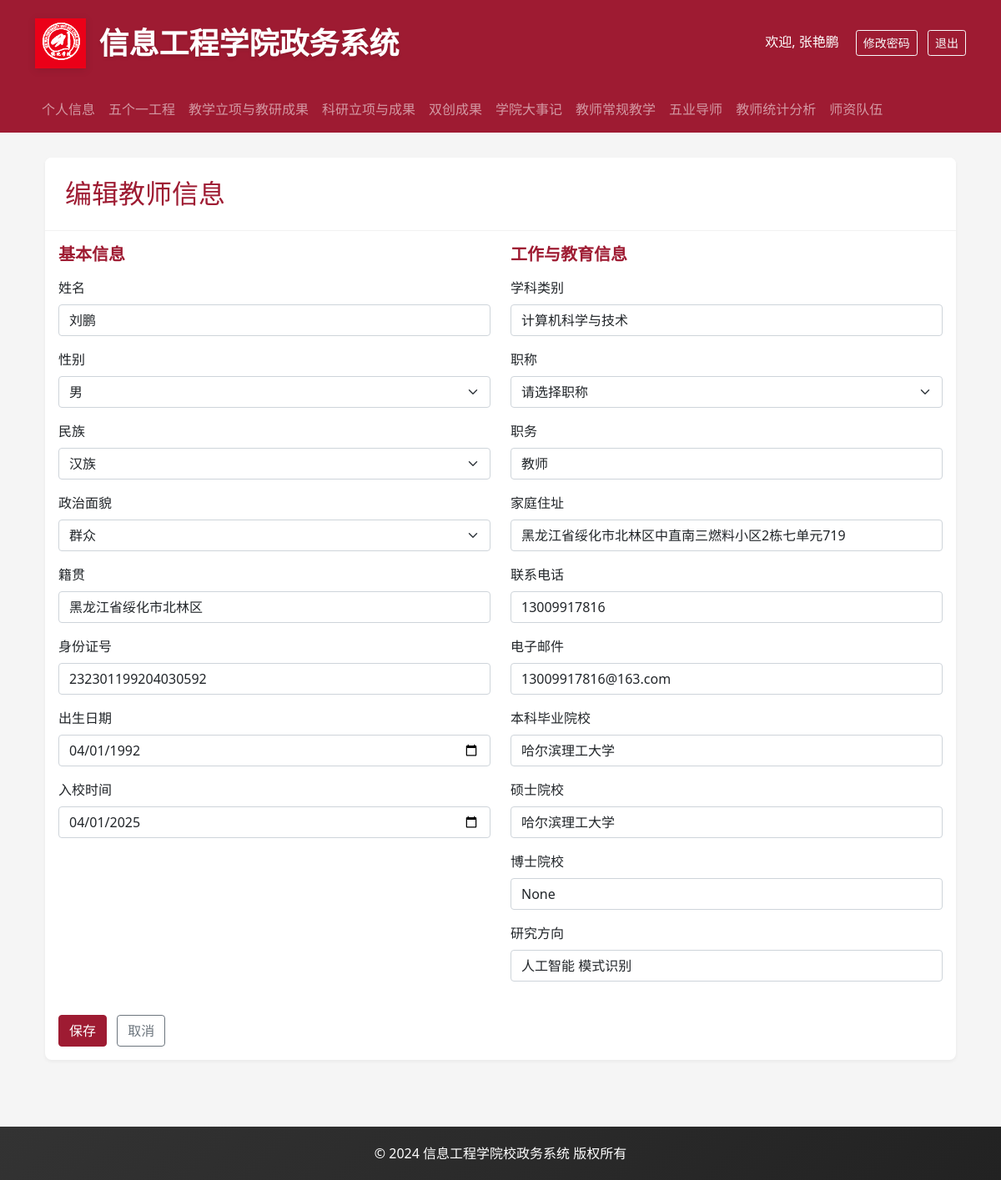
Screenshot of /teacher/38/edit (signed in) with the database file from the repository.
### backend/models.py (models this page shows, shortened)
class User(UserMixin, db.Model):
    __tablename__ = 'users'
    id = db.Column(db.Integer, primary_key=True)
    username = db.Column(db.String(80), unique=True, nullable=False)
    password_hash = db.Column(db.String(128))
    role = db.Column(db.String(20), nullable=False)  # admin, teacher, student
    name = db.Column(db.String(80))
    gender = db.Column(db.String(10))
    birth_date = db.Column(db.Date)
    email = db.Column(db.String(120), unique=True)
    phone = db.Column(db.String(20))
    employee_number = db.Column(db.String(20))
    ethnicity = db.Column(db.String(50))  # 民族
    id_number = db.Column(db.String(18))  # 身份证号
    political_status = db.Column(db.String(50))  # 政治面貌
    party_join_date = db.Column(db.Date)  # 入党时间
    party_branch = db.Column(db.String(100))  # 所属党支部
    hometown = db.Column(db.String(100))  # 籍贯
    address = db.Column(db.String(200))  # 家庭住址
    education_level = db.Column(db.String(50))  # 学历
    education_date = db.Column(db.Date)  # 获得学历时间
    degree = db.Column(db.String(50))  # 学位
    degree_date = db.Column(db.Date)  # 获得学位时间
    bachelor_school = db.Column(db.String(100))  # 本科毕业学校
    master_school = db.Column(db.String(100))  # 硕士毕业学校
    phd_school = db.Column(db.String(100))  # 博士毕业学校
    major = db.Column(db.String(100))  # 专业
    teaching_group = db.Column(db.String(100))  # 教研室
    is_dual_teacher = db.Column(db.String(10))  # 是否双师
    award_title = db.Column(db.String(100))  # 获得奖励称号
    talent_title = db.Column(db.String(100))  # 人才称号
    research_direction = db.Column(db.String(200))  # 研究方向
    work_start_date = db.Column(db.Date)  # 入校时间
    career_start_date = db.Column(db.Date)  # 参加工作时间
    highest_title = db.Column(db.String(50))  # 最高级职称
    highest_title_date = db.Column(db.Date)  # 获得最高级职称时间
    position = db.Column(db.String(50))  # 职务
    subject = db.Column(db.String(50))  # 学科
    department = db.Column(db.String(100))  # 所属院系
    photo_path = db.Column(db.String(200))  # 照片路径
    teaching_team = db.Column(db.String(100))  # 所属教学团队
    research_team = db.Column(db.String(100))  # 所属科研团队
    project_group = db.Column(db.String(100))  # 所属课题组
    hire_date = db.Column(db.Date)             # 入职日期

### backend/app.py (the view, shortened to what this page needs)
@app.route('/teacher/<int:id>/edit', methods=['GET', 'POST'])
@login_required
def edit_teacher_old(id):
    teacher = User.query.get_or_404(id)
    if current_user.username not in ADMIN_TEACHERS and current_user.id != id:
        flash('您没有权限编辑此教师信息')
        return redirect(url_for('index'))
    return render_template('edit_teacher.html', teacher=teacher)

### backend/app.py (called while the page is built)
@login_manager.user_loader
def load_user(user_id):
    return User.query.get(int(user_id))

### frontend/templates/edit_teacher.html (shortened to what this page needs)
{% extends "base.html" %}
{% block content %}
<div class="container">
    <div class="card">
        <div class="card-header">
            <h2 class="mb-0 text-primary-color">{{ '编辑' if teacher else '新增' }}教师信息</h2>
        </div>
        <div class="card-body">
            <form method="post">
                <div class="row">
                    <div class="col-md-6">
                        <h5 class="section-title">基本信息</h5>
                        <div class="mb-3">
                            <label for="name" class="form-label">姓名</label>
                            <input type="text" class="form-control" id="name" name="name" value="{{ teacher.name if teacher else '' }}" required>
                        </div>
                        <div class="mb-3">
                            <label for="gender" class="form-label">性别</label>
                            <select class="form-select" id="gender" name="gender" required>
                                <option value="男" {{ 'selected' if teacher and teacher.gender == '男' else '' }}>男</option>
                            </select>
                        </div>
                        <div class="mb-3">
                            <label for="ethnicity" class="form-label">民族</label>
                            <select class="form-select" id="ethnicity" name="ethnicity" required>
                                <option value="汉族" {{ 'selected' if teacher and teacher.ethnicity == '汉族' else '' }}>汉族</option>
                            </select>
                        </div>
                        <div class="mb-3">
                            <label for="political_status" class="form-label">政治面貌</label>
                            <select class="form-select" id="political_status" name="political_status" required>
                                <option value="群众" {{ 'selected' if teacher and teacher.political_status == '群众' else '' }}>群众</option>
                            </select>
                        </div>
                        <div class="mb-3">
                            <label for="hometown" class="form-label">籍贯</label>
                            <input type="text" class="form-control" id="hometown" name="hometown" value="{{ teacher.hometown if teacher else '' }}">
                        </div>
                        <div class="mb-3">
                            <label for="id_number" class="form-label">身份证号</label>
                            <input type="text" class="form-control" id="id_number" name="id_number" value="{{ teacher.id_number if teacher else '' }}" pattern="[0-9Xx]{18}" maxlength="18" required>
                        </div>
                        <div class="mb-3">
                            <label for="birth_date" class="form-label">出生日期</label>
                            <input type="date" class="form-control" id="birth_date" name="birth_date" value="{{ teacher.birth_date if teacher else '' }}" required>
                        </div>
                        <div class="mb-3">
                            <label for="work_start_date" class="form-label">入校时间</label>
                            <input type="date" class="form-control" id="work_start_date" name="work_start_date" value="{{ teacher.work_start_date if teacher else '' }}" required>
                        </div>
                    </div>
                    <div class="col-md-6">
                        <h5 class="section-title">工作与教育信息</h5>
                        <div class="mb-3">
                            <label for="major" class="form-label">学科类别</label>
                            <input type="text" class="form-control" id="major" name="major" value="{{ teacher.major if teacher else '' }}" required>
                        </div>
                        <div class="mb-3">
                            <label for="title" class="form-label">职称</label>
                            <select class="form-select" id="title" name="title" required autocomplete="off">
                                <option value="" disabled selected>请选择职称</option>
                            </select>
                        </div>
                        <div class="mb-3">
                            <label for="position" class="form-label">职务</label>
                            <input type="text" class="form-control" id="position" name="position" value="{{ teacher.position if teacher else '' }}">
                        </div>
                        <div class="mb-3">
                            <label for="address" class="form-label">家庭住址</label>
                            <input type="text" class="form-control" id="address" name="address" value="{{ teacher.address if teacher else '' }}">
                        </div>
                        <div class="mb-3">
                            <label for="phone" class="form-label">联系电话</label>
                            <input type="tel" class="form-control" id="phone" name="phone" value="{{ teacher.phone if teacher else '' }}">
                        </div>
                        <div class="mb-3">
                            <label for="email" class="form-label">电子邮件</label>
                            <input type="email" class="form-control" id="email" name="email" value="{{ teacher.email if teacher else '' }}" placeholder="example@example.com">
                        </div>
                        <div class="mb-3">
                            <label for="bachelor_school" class="form-label">本科毕业院校</label>
                            <input type="text" class="form-control" id="bachelor_school" name="bachelor_school" value="{{ teacher.bachelor_school if teacher else '' }}" required>
                        </div>
                        <div class="mb-3">
                            <label for="master_school" class="form-label">硕士院校</label>
                            <input type="text" class="form-control" id="master_school" name="master_school" value="{{ teacher.master_school if teacher else '' }}">
                        </div>
                        <div class="mb-3">
                            <label for="phd_school" class="form-label">博士院校</label>
                            <input type="text" class="form-control" id="phd_school" name="phd_school" value="{{ teacher.phd_school if teacher else '' }}">
                        </div>
                        <div class="mb-3">
                            <label for="research_direction" class="form-label">研究方向</label>
                            <input type="text" class="form-control" id="research_direction" name="research_direction" value="{{ teacher.research_direction if teacher else '' }}" required>
                        </div>
                    </div>
                </div>
                <div class="mt-4">
                    <button type="submit" class="btn btn-danger">保存</button>
                    <a href="{{ url_for('teachers') }}" class="btn btn-outline-secondary ms-2">取消</a>
                </div>
            </form>
        </div>
    </div>
</div>
{% endblock %}

### frontend/templates/base.html (shortened to what this page needs)
<!DOCTYPE html>
<html lang="zh">
<head>
    <link href="https://cdn.jsdelivr.net/npm/bootstrap@5.1.3/dist/css/bootstrap.min.css" rel="stylesheet">
    <link rel="stylesheet" href="https://cdn.jsdelivr.net/npm/bootstrap-icons@1.8.1/font/bootstrap-icons.css">
</head>
<body>
    <header class="header">
        <div class="container">
            <div class="d-flex align-items-center justify-content-between">
                <div class="d-flex align-items-center">
                    <img src="{{ url_for('static', filename='logo.png') }}" alt="信息工程学院" class="logo me-3">
                    <h1>信息工程学院政务系统</h1>
                </div>
                {% if current_user.is_authenticated %}
                <div>
                    <span class="text-white me-3">欢迎, {{ current_user.name }}</span>
                    <button class="btn btn-outline-light btn-sm me-2" data-bs-toggle="modal" data-bs-target="#changePasswordModal">
                        修改密码
                    </button>
                    <a href="{{ url_for('logout') }}" class="btn btn-outline-light btn-sm">退出</a>
                </div>
                {% endif %}
            </div>
        </div>
    </header>
    {% if current_user.is_authenticated %}
    <nav class="navbar navbar-expand-lg navbar-dark bg-danger">
        <div class="container">
            <div class="collapse navbar-collapse" id="navbarNav">
                <ul class="navbar-nav me-auto">
                    <li class="nav-item">
                        <a class="nav-link {% if request.endpoint == 'profile' %}active{% endif %}" href="{{ url_for('profile') }}">个人信息</a>
                    </li>
                    <li class="nav-item">
                        <a class="nav-link {% if request.endpoint == 'five_one' %}active{% endif %}" href="{{ url_for('five_one') }}">五个一工程</a>
                    </li>
                    <li class="nav-item">
                        <a class="nav-link {% if request.endpoint == 'teaching_research' %}active{% endif %}" href="{{ url_for('teaching_research') }}">教学立项与教研成果</a>
                    </li>
                    <li class="nav-item">
                        <a class="nav-link {% if request.endpoint == 'scientific_research' %}active{% endif %}" href="{{ url_for('scientific_research') }}">科研立项与成果</a>
                    </li>
                    <li class="nav-item">
                        <a class="nav-link {% if request.endpoint == 'innovation_achievements' %}active{% endif %}" href="{{ url_for('innovation_achievements') }}">双创成果</a>
                    </li>
                    <li class="nav-item">
                        <a class="nav-link {% if request.endpoint == 'college_events' %}active{% endif %}" href="{{ url_for('college_events') }}">学院大事记</a>
                    </li>
                    <li class="nav-item">
                        <a class="nav-link {% if request.endpoint == 'teacher_teaching' %}active{% endif %}" href="{{ url_for('teacher_teaching') }}">教师常规教学</a>
                    </li>
                    <li class="nav-item">
                        <a class="nav-link {% if request.endpoint == 'five_one_mentor' %}active{% endif %}" href="{{ url_for('five_one_mentor') }}">五业导师</a>
                    </li>
                    <li class="nav-item">
                        <a class="nav-link {% if request.endpoint == 'teacher_statistics' %}active{% endif %}" href="{{ url_for('teacher_statistics') }}">教师统计分析</a>
                    </li>
                    {% if current_user.username in ['张艳鹏', '王鹏', '高日月'] %}
                    <li class="nav-item">
                        <a class="nav-link {% if request.endpoint == 'faculty_team' %}active{% endif %}" href="{{ url_for('faculty_team') }}">师资队伍</a>
                    </li>
                    {% endif %}
                </ul>
            </div>
        </div>
    </nav>
    {% endif %}
    <div class="content-wrapper">
        <div class="container">
            {% block content %}{% endblock %}
        </div>
    </div>
    <footer class="footer">
        <div class="container text-center">
            <p class="mb-0">© 2024 信息工程学院校政务系统 版权所有</p>
        </div>
    </footer>
</body>
</html>

### frontend/templates/base.html (style rules this page uses)
:root { --primary-color: #9e1b32; --secondary-color: #f8f9fa; --accent-color: #9e1b32; --text-color: #333; }
body { background-color: #f5f5f5; }
.text-primary-color { color: var(--primary-color) !important; }
.header { background: var(--primary-color); padding: 20px 0; box-shadow: 0 2px 4px rgba(0,0,0,0.1); }
.navbar { background-color: var(--primary-color) !important; }
.header .logo { height: 60px; filter: drop-shadow(0 2px 4px rgba(0,0,0,0.1)); }
.header h1 { color: white; font-size: 36px; margin: 0; padding: 10px 0; text-shadow: 0 2px 4px rgba(0,0,0,0.1); font-weight: 600; }
.content-wrapper { min-height: calc(100vh - 300px); padding: 30px 0; }
.card { border: none; box-shadow: 0 2px 4px rgba(0,0,0,0.05); transition: transform 0.3s ease, box-shadow 0.3s ease; background-color: white; border-radius: 8px; overflow: hidden; }
.card-header { background-color: white; border-bottom: 1px solid rgba(0,0,0,0.05); padding: 1.5rem; }
.btn-danger { background-color: var(--primary-color); border-color: var(--primary-color); }
.footer { background: linear-gradient(135deg, #333 0%, #222 100%); color: white; padding: 20px 0; margin-top: 50px; }
.section-title { color: var(--primary-color); font-size: 1.25rem; font-weight: 600; margin-bottom: 1rem; }

### rows the page displays
User: name "张艳鹏"
User: name "刘鹏", hometown "黑龙江省绥化市北林区", id_number "232301199204030592", birth_date "04/01/1992", work_start_date "04/01/2025", major "计算机科学与技术", position "教师", address "黑龙江省绥化市北林区中直南三燃料小区2栋七单元719", phone "13009917816", email "13009917816@163.com", bachelor_school "哈尔滨理工大学", master_school "哈尔滨理工大学", phd_school "None", research_direction "人工智能 模式识别"

### other values shown
{{ '编辑' if teacher else '新增' }} "编辑"
